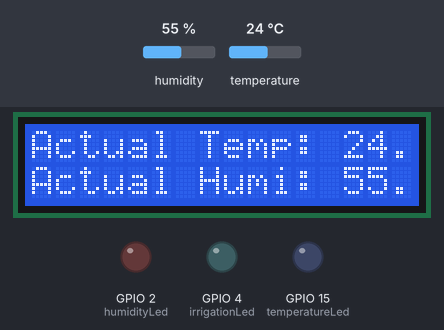
The sketch below on a simulated ESP32. Parts: 16×2 character LCD, output pins drawn as LEDs (lit = HIGH). Inputs (shaded band) come from the test bench; at power-on: humidity 55 %, temperature 24 °C. WiFi joins after 1.5 s; servers stay silent unless stated; uploads are accepted with an empty reply; the local clock reads 2024-03-15 10:24:30 at power-on unless the sketch sets it; what the sketch prints to the serial monitor is not drawn.

Above: at 8.9 s.
9.0 s: humidity set to 22 %
18.3 s: temperature set to 12 °C
At 22.6 s:
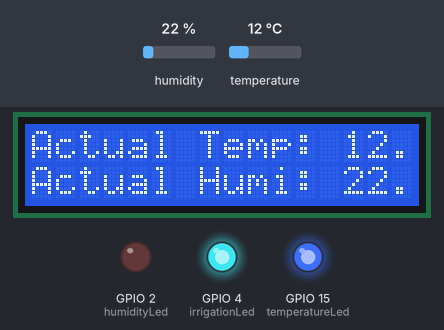
30.0 s: humidity set to 40 %
At 37.0 s:
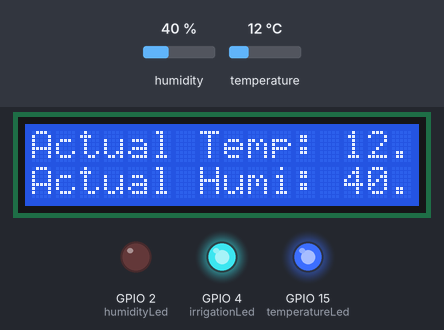
43.0 s: temperature set to 2 °C
At 50.1 s:
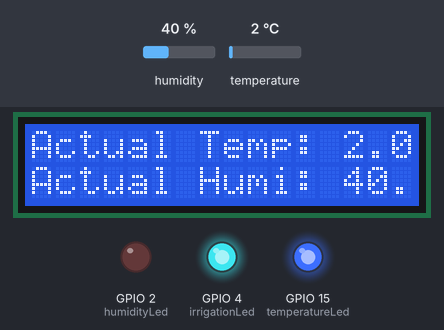
Timing chart, 0 to 51.6 s (numbered marks = the images above; inputs shaded):
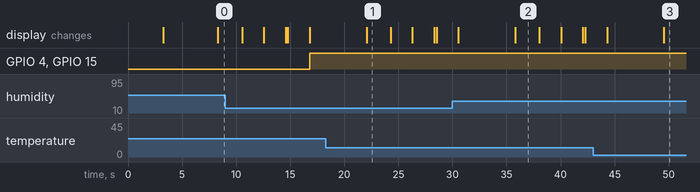

Measured:
- what the display in image 1 shows lasts 2.2 s, from 22.1 s to 24.3 s

The sketch:

sketch.ino
```cpp
#include <Arduino.h>
#include <ArduinoJson.h>
#include <HTTPClient.h>
#include <LiquidCrystal_I2C.h>
#include <WiFi.h>
#include "time.h"
#include "http-client.hpp"
#include "sensor-http-client.hpp"
#include "smartsprout-sensor.hpp"
#include "wifi-setup.hpp"
#include "end-irrigation-http-client.hpp"


#define irrigationLed 4
#define temperatureLed 15
#define humidityLed 2

LiquidCrystal_I2C LCD = LiquidCrystal_I2C(0x27, 16, 2);

String authToken;
SensorConfig sensorConfig;
IdealConditions idealConditions;

unsigned long previousTempMillis = 0;
unsigned long previousHumiMillis = 0;

float currentTemperature;
float currentHumidity;

void setup()
{
    pinMode(temperatureLed, OUTPUT);
    pinMode(irrigationLed, OUTPUT);
    pinMode(humidityLed, OUTPUT);

    Serial.println("Hello, ESP32!");

    Serial.begin(115200);

    LCD.init();
    LCD.backlight();
    LCD.setCursor(0, 0);
    LCD.print("Starting...");
    delay(500);

    // Initialize WiFi connection
    setupWiFi();
    // Authenticate and get the token
    authToken = authAndGetToken();
    // Initialize the DHT sensor
    setupSmartSproutSensor();
    delay(1000);
    configTime(-9000, -9000, "1.south-america.pool.ntp.org");

    LCD.clear();
}

void initialFunction(float temp, float humi)
{
    LCD.setCursor(0, 0);
    LCD.print("Actual Temp: ");
    LCD.print(temp);
    LCD.print("C");
    LCD.setCursor(0, 1);
    LCD.print("Actual Humi: ");
    LCD.print(humi);
    LCD.print("%");
    delay(2000);
}

void smartsproutFunction(float temp, float humi, SensorConfig sensorConfig)
{
    LCD.clear();
    LCD.setCursor(0, 0);
    LCD.print("Irrigation: ");
    if (sensorConfig.isIrrigation)
    {
        LCD.print("True");
    }
    else
    {
        LCD.print("False");
    }
    delay(2000);
    LCD.clear();

    if (sensorConfig.isIrrigation)
    {
        idealConditions = getIdealConditions(authToken.c_str(), sensorConfig.cropFieldId);
        LCD.setCursor(0, 0);
        LCD.print("Ideal Conditions...");
        delay(2000);
        LCD.clear();
        LCD.setCursor(0, 0);
        LCD.print("Ideal Temp: ");
        LCD.print(idealConditions.idealTemperature);
        LCD.print("C");
        LCD.setCursor(0, 1);
        LCD.print("Ideal Hum: ");
        LCD.print(idealConditions.idealHumidity);

        if (temp > idealConditions.idealTemperature)
        {
            digitalWrite(temperatureLed, HIGH);
        }
        else
        {
            digitalWrite(temperatureLed, LOW);
        }

        if (humi < idealConditions.idealHumidity)
        {
            digitalWrite(humidityLed, HIGH);
        }
        else
        {
            digitalWrite(humidityLed, LOW);
        }

        if (sensorConfig.isIrrigation)
        {
            digitalWrite(irrigationLed, HIGH);
        }
        else
        {
            digitalWrite(irrigationLed, LOW);
        }

    }
}

void endIrrigationFunction(float temp, float humi, SensorConfig sensorConfig)
{
    if (sensorConfig.isIrrigation)
    {
        if (temp <= idealConditions.idealTemperature && humi >= idealConditions.idealHumidity)
        {
            endIrrigation(authToken.c_str(), sensorConfig.cropFieldId);
        }
    }
}

void configurationFunction(const char *token)
{
    sensorConfig = manageConfigurationSensor(token);
    if (sensorConfig.cropFieldId != 0)
    {
        LCD.clear();
        LCD.setCursor(0, 0);
        LCD.print("Irrigation Started");
        delay(2000);
    }
    else
    {
        LCD.clear();
        LCD.setCursor(0, 0);
        LCD.print("Irrigation Stopped");
        delay(2000);
    }
}

void loop()
{
    delay(5000);
    // Measure temperature and humidity
    float temperature = measureTemperature();
    float humidity = measureHumidity();
    Serial.print("Temperature: ");
    Serial.print(temperature);
    Serial.print("ºC ");
    Serial.print("Humidity: ");
    Serial.println(humidity);
    initialFunction(temperature, humidity);
    configurationFunction(authToken.c_str());
    smartsproutFunction(temperature, humidity, sensorConfig);
    //endIrrigationFunction(temperature, humidity, sensorConfig);
    int httpResponseCode = sendSensorData(authToken.c_str(), sensorConfig.cropFieldId, {temperature, humidity, sensorConfig.isIrrigation});
    Serial.println(httpResponseCode);
}
```

end-irrigation-http-client.cpp
```cpp
#include "end-irrigation-http-client.hpp"
#include <ArduinoJson.h>
#include <HTTPClient.h>

//Local
const char *endIrrigationServerAddress = "http://192.168.88.4:8080/api/smartsprout/v1/iot-management/irrigation-complete";

bool endIrrigation(const char *token, long cropFieldId)
{
    Serial.println("Ending irrigation...");
    HTTPClient client;

    // Construct the URL with the cropFieldId as a path variable
    String url = String(endIrrigationServerAddress) + "/" + String(cropFieldId);

    // Create HTTP Client
    client.setTimeout(10000);
    client.begin(url);
    client.addHeader("Content-Type", "application/json");
    client.addHeader("Authorization", "Bearer " + String(token));

    // Send end irrigation request
    int httpResponseCode = client.POST("{}");

    if (httpResponseCode == 200)
    {
        client.end();
        Serial.println("Irrigation ended successfully!");
        return true;
    }
    else
    {
        Serial.print("End Irrigation Error. HTTP response code:");
        Serial.println(httpResponseCode);
        client.end();
        Serial.println("An error occurred during irrigation ending");
        return false;
    }
}
```

end-irrigation-http-client.hpp
```cpp
#pragma once
#ifndef END_IRRIGATION_HTTP_CLIENT_HPP
#define END_IRRIGATION_HTTP_CLIENT_HPP

#include <ArduinoJson.h>
#include <HTTPClient.h>

bool endIrrigation(const char *token, long cropFieldId);

#endif // END_IRRIGATION_HTTP_CLIENT_HPP
```

http-client.cpp
```cpp
#include "http-client.hpp"
#include <ArduinoJson.h>
#include <HTTPClient.h>

// Local
const char *authServerAddress = "http://192.168.88.4:8080/api/smartsprout/v1/auth/login";
const char *sensorManagementServerAddress = "http://192.168.88.4:8080/api/smartsprout/v1/iot-management/manage-configuration";

const String authAndGetToken(const char *email, const char *password)
{
    Serial.println("Authenticating...");
    HTTPClient client;

    // Create HTTP Client
    client.setTimeout(10000);
    client.begin(authServerAddress);
    client.addHeader("Content-Type", "application/json");

    // Prepare authentication request body
    String requestBody = "{\"userEmail\":\"" + String(email) + "\",\"userPassword\":\"" + String(password) + "\"}";

    // Send authentication request
    int httpResponseCode = client.POST(requestBody);
    String token = "";

    if (httpResponseCode == 200)
    {
        // Parse the JSON response to extract the token
        String response = client.getString();
        const size_t capacity = JSON_OBJECT_SIZE(10) + 1024;
        DynamicJsonDocument doc(capacity);
        deserializeJson(doc, response);
        token = doc["access_token"].as<String>();
        client.end();
        Serial.println("Authentication successful!");
        return token;
    }
    else
    {
        Serial.print("Authentication Error. HTTP response code:");
        Serial.println(httpResponseCode);
        client.end();
        Serial.println("An error occurred during authentication");
        return "";
    }
}

SensorConfig manageConfigurationSensor(const char *token)
{
    Serial.println("Managing sensor configuration...");
    HTTPClient client;

    // Create HTTP Client
    client.setTimeout(10000);
    client.begin(sensorManagementServerAddress);
    client.addHeader("Content-Type", "application/json");
    client.addHeader("Authorization", "Bearer " + String(token));

    // Send sensor configuration request
    int httpResponseCode = client.GET();
    SensorConfig sensorConfig;

    if (httpResponseCode == 200)
    {
        // Parse the JSON response to extract the sensor configuration
        String response = client.getString();
        const size_t capacity = JSON_OBJECT_SIZE(10) + 1024;
        DynamicJsonDocument doc(capacity);
        deserializeJson(doc, response);

        sensorConfig.isIrrigation = doc["irrigation"].as<bool>();
        sensorConfig.cropFieldId = doc["cropFieldId"].as<long>();
        client.end();
        Serial.println("Sensor configuration managed successfully!");
        return sensorConfig;
    }
    else
    {
        Serial.print("Sensor Configuration Error. HTTP response code:");
        Serial.println(httpResponseCode);
        client.end();
        Serial.println("An error occurred during sensor configuration");
        return sensorConfig;
    }
}
```

http-client.hpp
```cpp
#pragma once
#ifndef HTTP_CLIENT_HPP
#define HTTP_CLIENT_HPP

#include <ArduinoJson.h>
#include <HTTPClient.h>

struct SensorConfig {
    bool isIrrigation;
    long cropFieldId;
};

const String authAndGetToken(const char *email = "adminSmartsprout@mail.com", const char *password = "admin13#01#2004");
SensorConfig manageConfigurationSensor(const char *token);

#endif // HTTP_CLIENT_HPP
```

sensor-http-client.cpp
```cpp
#include "sensor-http-client.hpp"
#include <ArduinoJson.h>
#include <HTTPClient.h>

// Local
const char *idealConditionsServerAddress = "http://192.168.88.4:8080/api/smartsprout/v1/iot-management/ideal-conditions";
const char *sensorDataServerAddress = "http://192.168.88.4:8080/api/smartsprout/v1/iot-management/irrigation-suggestion";

IdealConditions getIdealConditions(const char *token, long cropFieldId)
{
    Serial.println("Getting ideal conditions...");
    HTTPClient client;

    // Construct the URL with the cropFieldId as a path variable
    String url = String(idealConditionsServerAddress) + "/" + String(cropFieldId);

    // Create HTTP Client
    client.setTimeout(10000);
    client.begin(url);
    client.addHeader("Content-Type", "application/json");
    client.addHeader("Authorization", "Bearer " + String(token));

    // Send ideal conditions request
    int httpResponseCode = client.GET();
    IdealConditions idealConditions;

    if (httpResponseCode == 200)
    {
        // Parse the JSON response to extract the ideal conditions
        String response = client.getString();
        const size_t capacity = JSON_OBJECT_SIZE(10) + 1024;
        DynamicJsonDocument doc(capacity);
        deserializeJson(doc, response);

        idealConditions.idealTemperature = doc["idealTemperature"].as<float>();
        idealConditions.idealHumidity = doc["idealHumidity"].as<float>();
        client.end();
        Serial.println("Ideal conditions retrieved successfully!");
        return idealConditions;
    }
    else
    {
        Serial.print("Ideal Conditions Error. HTTP response code:");
        Serial.println(httpResponseCode);
        client.end();
        Serial.println("An error occurred during ideal conditions retrieval");
        return idealConditions;
    }
}

int sendSensorData(const char *token, long cropFieldId, IrrigationSuggestion irrigationSuggestion)
{
    Serial.println("Sending sensor data...");
    HTTPClient client;

    // Create HTTP Client
    client.setTimeout(10000);
    client.begin(sensorDataServerAddress);
    client.addHeader("Content-Type", "application/json");
    client.addHeader("Authorization", "Bearer " + String(token));

    String isIrrigation = "";

    if (irrigationSuggestion.isIrrigation)
    {
        isIrrigation = "true";
    }
    else
    {
        isIrrigation = "false";
    }


    // Prepare sensor data request body
    String requestBody = "{\"cropFieldId\":" + String(cropFieldId) + ",\"actualTemperature\":" + String(irrigationSuggestion.actualTemperature) + ",\"actualHumidity\":" + String(irrigationSuggestion.actualHumidity) + ",\"irrigation\":" + isIrrigation + "}";
    // Send sensor data request
    int httpResponseCode = client.PUT(requestBody);

    if (httpResponseCode == 200)
    {
        client.end();
        Serial.println("Sensor data sent successfully!");
        return httpResponseCode;
    }
    else
    {
        Serial.print("Sensor Data Error. HTTP response code:");
        Serial.println(httpResponseCode);
        client.end();
        Serial.println("An error occurred during sensor data sending");
        return httpResponseCode;
    }
}
```

sensor-http-client.hpp
```cpp
#pragma once
#ifndef SENSOR_HTTP_CLIENT_HPP
#define SENSOR_HTTP_CLIENT_HPP

#include <ArduinoJson.h>
#include <HTTPClient.h>

struct IdealConditions {
    float idealTemperature;
    float idealHumidity;
};

struct IrrigationSuggestion {
    double actualTemperature;
    double actualHumidity;
    bool isIrrigation;
};

IdealConditions getIdealConditions(const char *token, long cropFieldId);
int sendSensorData(const char *token, long cropFieldId, IrrigationSuggestion irrigationSuggestion);

#endif // HTTP_CLIENT_HPP
```

smarsprout-sensor.cpp
```cpp
#include "smartsprout-sensor.hpp"
#include <DHT.h>

const int DHT_PIN = 13;

DHT dht(DHT_PIN, DHT22);

void setupSmartSproutSensor() {
  dht.begin();
}

float measureTemperature() {
    float temperature = dht.readTemperature();
    if(isnan(temperature)) {
        Serial.println("Failed to read temperature from DHT sensor!");
    }
    return temperature;
}

float measureHumidity() {
    float humidity = dht.readHumidity();
    if(isnan(humidity)) {
        Serial.println("Failed to read humidity from DHT sensor!");
    }
    return humidity;
}
```

smartsprout-sensor.hpp
```cpp
#pragma once
#ifndef SMARTSPROUT_SENSOR_HPP
#define SMARTSPROUT_SENSOR_HPP

void setupSmartSproutSensor();
float measureTemperature();
float measureHumidity();

#endif
```

wifi-setup.cpp
```cpp
#include "wifi-setup.hpp"
#include <WiFi.h>

#define WIFI_SSID "Wokwi-GUEST"
#define WIFI_PASSWORD ""

void setupWiFi() {
  // Connect to WiFi network
  Serial.print("Connecting to WiFi");
  WiFi.begin(WIFI_SSID, WIFI_PASSWORD);
  while (WiFi.status() != WL_CONNECTED) {
    delay(500);
    Serial.print(".");
  }
  Serial.println("Connected!");
}
```

wifi-setup.hpp
```cpp
#pragma once
#ifndef WIFI_SETUP_HPP
#define WIFI_SETUP_HPP

void setupWiFi();

#endif
```
